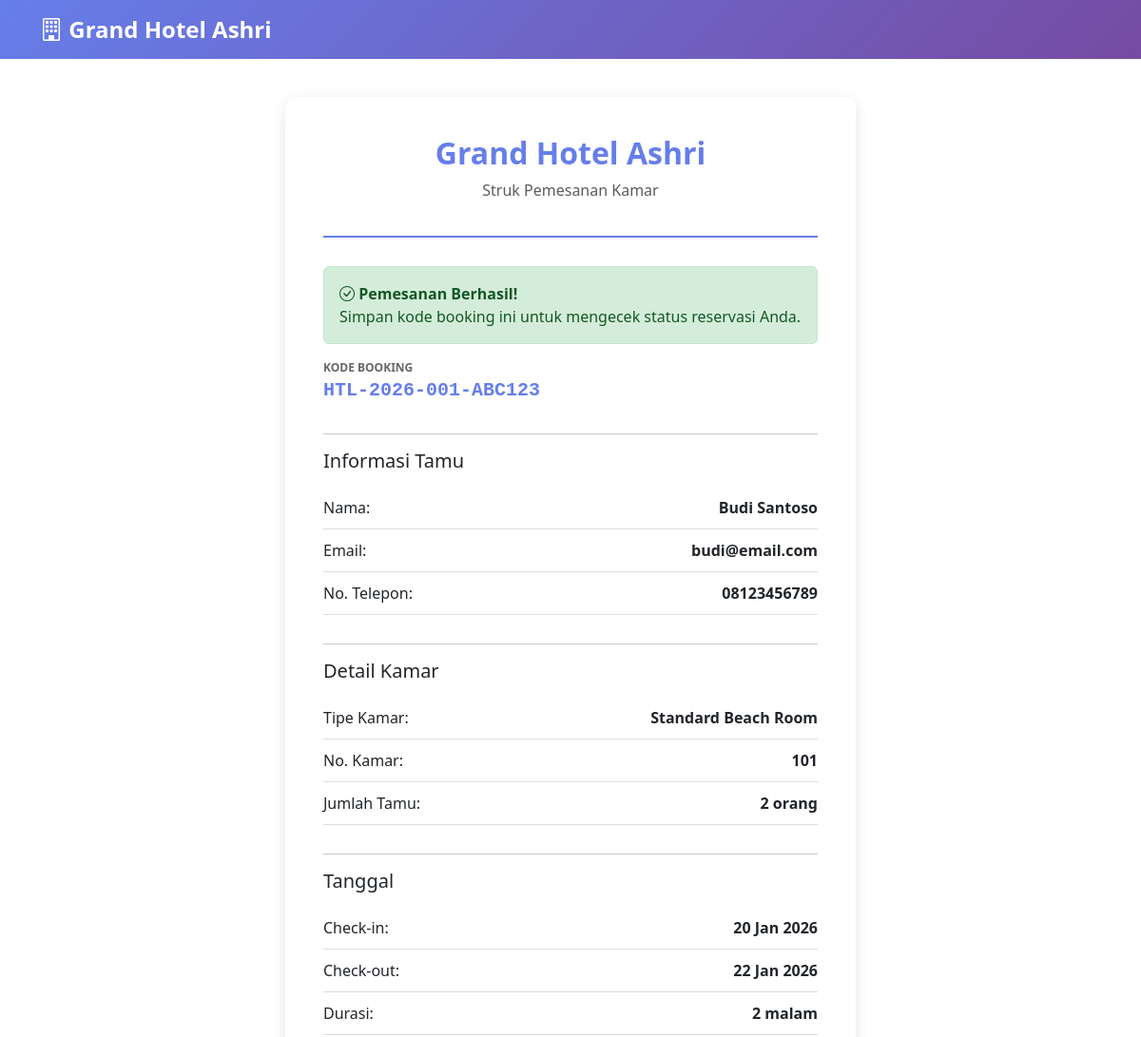
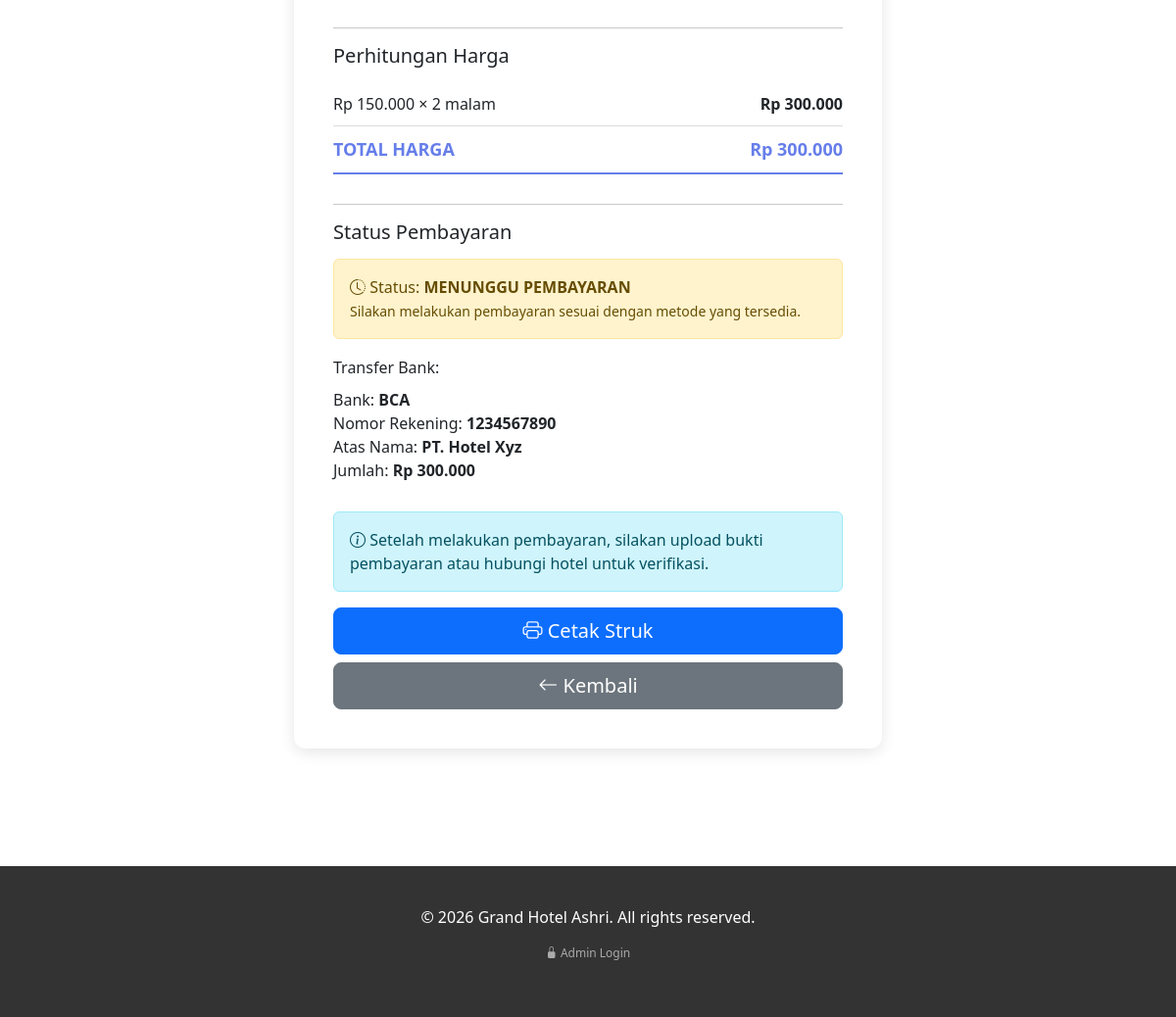
Screenshot of /guest/struk.php?kode=HTL-2026-001-ABC123 with the database file from the repository (2 pictures, top to bottom).
### tables this page shows
CREATE TABLE `reservasi` (
  `id_reservasi` INT PRIMARY KEY AUTO_INCREMENT,
  `kode_booking` VARCHAR(20) UNIQUE NOT NULL,
  `id_tamu` INT NOT NULL,
  `id_kamar` INT NOT NULL,
  `tgl_masuk` DATE NOT NULL,
  `tgl_keluar` DATE NOT NULL,
  `jumlah_tamu` INT NOT NULL,
  `status` ENUM('pending', 'konfirmasi', 'checked_in', 'checked_out', 'batal') DEFAULT 'pending',
  `total_harga` DECIMAL(10,2) NOT NULL,
  `tgl_pesan` DATETIME DEFAULT CURRENT_TIMESTAMP,
  `created_at` TIMESTAMP DEFAULT CURRENT_TIMESTAMP,
  FOREIGN KEY (`id_tamu`) REFERENCES `tamu`(`id_tamu`) ON DELETE CASCADE,
  FOREIGN KEY (`id_kamar`) REFERENCES `kamar`(`id_kamar`) ON DELETE CASCADE
);

CREATE TABLE `tamu` (
  `id_tamu` INT PRIMARY KEY AUTO_INCREMENT,
  `nama` VARCHAR(100) NOT NULL,
  `no_identitas` VARCHAR(20) NOT NULL,
  `email` VARCHAR(100) NOT NULL,
  `no_telp` VARCHAR(15) NOT NULL,
  `created_at` TIMESTAMP DEFAULT CURRENT_TIMESTAMP
);

CREATE TABLE `tipe_kamar` (
  `id_tipe` INT PRIMARY KEY AUTO_INCREMENT,
  `nama_tipe` VARCHAR(50) NOT NULL,
  `kapasitas` INT NOT NULL,
  `harga_malam` DECIMAL(10,2) NOT NULL,
  `deskripsi` TEXT,
  `foto_cover` VARCHAR(255),
  `created_at` TIMESTAMP DEFAULT CURRENT_TIMESTAMP
);

CREATE TABLE `kamar` (
  `id_kamar` INT PRIMARY KEY AUTO_INCREMENT,
  `no_kamar` VARCHAR(10) UNIQUE NOT NULL,
  `id_tipe` INT NOT NULL,
  `status` ENUM('tersedia', 'terpesan', 'ditempati', 'maintenance') DEFAULT 'tersedia',
  `catatan` TEXT,
  `created_at` TIMESTAMP DEFAULT CURRENT_TIMESTAMP,
  FOREIGN KEY (`id_tipe`) REFERENCES `tipe_kamar`(`id_tipe`) ON DELETE CASCADE
);

### includes/functions.php (called while the page is built, shortened)
<?php
function formatCurrency($amount) {
    return 'Rp ' . number_format($amount, 0, ',', '.');
}
function formatDate($date, $format = 'd M Y') {
    $months = [
        'Jan' => 'Jan',
        'Feb' => 'Feb',
        'Mar' => 'Mar',
        'Apr' => 'Apr',
        'May' => 'Mei',
        'Jun' => 'Jun',
        'Jul' => 'Jul',
        'Aug' => 'Ags',
        'Sep' => 'Sep',
        'Oct' => 'Okt',
        'Nov' => 'Nov',
        'Dec' => 'Des'
    ];
    $dateObj = new DateTime($date);
    $formatted = $dateObj->format($format);
    foreach ($months as $en => $id) {
        $formatted = str_replace($en, $id, $formatted);
    }
    return $formatted;
}
function calculateDays($checkIn, $checkOut) {
    $start = new DateTime($checkIn);
    $end = new DateTime($checkOut);
    $interval = $start->diff($end);
    return $interval->days;
}
function getReservationByCode($bookingCode, $pdo) {
    $query = "
        SELECT r.*, t.*, k.no_kamar, tp.nama_tipe, tp.harga_malam, p.status as payment_status, p.metode
        FROM reservasi r
        JOIN tamu t ON r.id_tamu = t.id_tamu
        JOIN kamar k ON r.id_kamar = k.id_kamar
        JOIN tipe_kamar tp ON k.id_tipe = tp.id_tipe
        LEFT JOIN pembayaran p ON r.id_reservasi = p.id_reservasi
        WHERE r.kode_booking = ?
    ";
    $stmt = $pdo->prepare($query);
    $stmt->execute([$bookingCode]);
    return $stmt->fetch();
}
function sanitizeInput($input) {
    return htmlspecialchars(trim($input), ENT_QUOTES, 'UTF-8');
}

### guest/struk.php (the view, shortened to what this page needs)
<?php
require_once '../includes/config.php';
require_once '../includes/functions.php';
$bookingCode = isset($_GET['kode']) ? sanitizeInput($_GET['kode']) : '';
$reservasi = getReservationByCode($bookingCode, $pdo);
$days = calculateDays($reservasi['tgl_masuk'], $reservasi['tgl_keluar']);
?>
<!DOCTYPE html>
<html lang="en">
<head>
    <link href="https://cdn.jsdelivr.net/npm/bootstrap@5.3.0/dist/css/bootstrap.min.css" rel="stylesheet">
    <link href="https://cdn.jsdelivr.net/npm/bootstrap-icons@1.11.0/font/bootstrap-icons.css" rel="stylesheet">
</head>
<body>
    <nav class="navbar navbar-expand-lg navbar-dark no-print">
        <div class="container">
            <a class="navbar-brand" href="/tubes_basdat/"><i class="bi bi-building"></i> <?php echo HOTEL_NAME; ?></a>
        </div>
    </nav>
    <section class="section">
        <div class="container">
            <div class="struk-container">
                <div class="struk-header">
                    <h2><?php echo HOTEL_NAME; ?></h2>
                    <p class="text-muted">Struk Pemesanan Kamar</p>
                </div>
                <div class="alert alert-success" role="alert">
                    <i class="bi bi-check-circle"></i> <strong>Pemesanan Berhasil!</strong><br>
                    Simpan kode booking ini untuk mengecek status reservasi Anda.
                </div>
                <div class="struk-section">
                    <div class="struk-label">Kode Booking</div>
                    <div class="struk-value" style="font-size: 20px; color: #667eea; font-weight: 700; font-family: monospace;">
                        <?php echo htmlspecialchars($reservasi['kode_booking']); ?>
                    </div>
                </div>
                <hr>
                <div class="struk-section">
                    <h5 style="margin-bottom: 15px;">Informasi Tamu</h5>
                    <div class="struk-line">
                        <span>Nama:</span>
                        <strong><?php echo htmlspecialchars($reservasi['nama']); ?></strong>
                    </div>
                    <div class="struk-line">
                        <span>Email:</span>
                        <strong><?php echo htmlspecialchars($reservasi['email']); ?></strong>
                    </div>
                    <div class="struk-line">
                        <span>No. Telepon:</span>
                        <strong><?php echo htmlspecialchars($reservasi['no_telp']); ?></strong>
                    </div>
                </div>
                <hr>
                <div class="struk-section">
                    <h5 style="margin-bottom: 15px;">Detail Kamar</h5>
                    <div class="struk-line">
                        <span>Tipe Kamar:</span>
                        <strong><?php echo htmlspecialchars($reservasi['nama_tipe']); ?></strong>
                    </div>
                    <div class="struk-line">
                        <span>No. Kamar:</span>
                        <strong><?php echo htmlspecialchars($reservasi['no_kamar']); ?></strong>
                    </div>
                    <div class="struk-line">
                        <span>Jumlah Tamu:</span>
                        <strong><?php echo $reservasi['jumlah_tamu']; ?> orang</strong>
                    </div>
                </div>
                <hr>
                <div class="struk-section">
                    <h5 style="margin-bottom: 15px;">Tanggal</h5>
                    <div class="struk-line">
                        <span>Check-in:</span>
                        <strong><?php echo formatDate($reservasi['tgl_masuk']); ?></strong>
                    </div>
                    <div class="struk-line">
                        <span>Check-out:</span>
                        <strong><?php echo formatDate($reservasi['tgl_keluar']); ?></strong>
                    </div>
                    <div class="struk-line">
                        <span>Durasi:</span>
                        <strong><?php echo $days; ?> malam</strong>
                    </div>
                </div>
                <hr>
                <div class="struk-section">
                    <h5 style="margin-bottom: 15px;">Perhitungan Harga</h5>
                    <div class="struk-line">
                        <span><?php echo formatCurrency($reservasi['harga_malam']); ?> × <?php echo $days; ?> malam</span>
                        <strong><?php echo formatCurrency($reservasi['harga_malam'] * $days); ?></strong>
                    </div>
                    <div class="struk-line total">
                        <span>TOTAL HARGA</span>
                        <strong><?php echo formatCurrency($reservasi['total_harga']); ?></strong>
                    </div>
                </div>
                <hr>
                <div class="struk-section">
                    <h5 style="margin-bottom: 15px;">Status Pembayaran</h5>
                    <div class="alert alert-warning">
                        <i class="bi bi-clock-history"></i> Status: <strong>MENUNGGU PEMBAYARAN</strong><br>
                        <small>Silakan melakukan pembayaran sesuai dengan metode yang tersedia.</small>
                    </div>
                    <h6 style="margin-top: 20px; margin-bottom: 10px;">Transfer Bank:</h6>
                    <p style="margin-bottom: 5px;">
                        Bank: <strong><?php echo BANK_NAME; ?></strong><br>
                        Nomor Rekening: <strong><?php echo BANK_ACCOUNT; ?></strong><br>
                        Atas Nama: <strong><?php echo BANK_ACCOUNT_NAME; ?></strong><br>
                        Jumlah: <strong><?php echo formatCurrency($reservasi['total_harga']); ?></strong>
                    </p>
                </div>
                <div class="alert alert-info">
                    <i class="bi bi-info-circle"></i> Setelah melakukan pembayaran, silakan upload bukti pembayaran atau hubungi hotel untuk verifikasi.
                </div>
                <div class="d-grid gap-2 no-print">
                    <button class="btn btn-primary btn-lg" onclick="window.print()">
                        <i class="bi bi-printer"></i> Cetak Struk
                    </button>
                    <a href="/tubes_basdat/guest/check_status.php" class="btn btn-secondary btn-lg">
                        <i class="bi bi-arrow-left"></i> Kembali
                    </a>
                </div>
            </div>
        </div>
    </section>
    <footer class="footer no-print">
        <p>&copy; 2026 <?php echo HOTEL_NAME; ?>. All rights reserved.</p>
        <p style="margin-top: 10px; font-size: 12px;"><a href="/tubes_basdat/admin/login.php" style="color: #aaa; text-decoration: none;"><i class="bi bi-lock-fill"></i> Admin Login</a></p>
    </footer>
</body>
</html>

### guest/struk.php (style rules this page uses)
body { font-family: 'Segoe UI', Tahoma, Geneva, Verdana, sans-serif; }
.navbar { background: linear-gradient(135deg, #667eea 0%, #764ba2 100%); }
.navbar-brand { font-weight: 700; font-size: 24px; }
.section { padding: 40px 0; }
.struk-container { background: white; padding: 40px; border-radius: 12px; box-shadow: 0 4px 15px rgba(0,0,0,0.1); max-width: 600px; margin: 0 auto; }
.struk-header { text-align: center; border-bottom: 2px solid #667eea; padding-bottom: 20px; margin-bottom: 30px; }
.struk-header h2 { color: #667eea; font-weight: 700; }
.struk-section { margin-bottom: 30px; }
.struk-label { font-weight: 600; color: #666; font-size: 12px; text-transform: uppercase; }
.struk-value { font-size: 16px; color: #333; margin-bottom: 15px; }
.struk-line { display: flex; justify-content: space-between; padding: 10px 0; border-bottom: 1px solid #ddd; }
.struk-line.total { border-bottom: 2px solid #667eea; font-weight: 700; font-size: 18px; color: #667eea; }
.alert-success { background: #d4edda; border: 1px solid #c3e6cb; color: #155724; }
.footer { background: #333; color: white; padding: 40px 0; text-align: center; margin-top: 80px; }

### rows the page displays
reservasi: kode_booking "HTL-2026-001-ABC123", id_tamu.nama "Budi Santoso", id_tamu.email "budi@email.com", id_tamu.no_telp "08123456789", tipe_kamar.nama_tipe "Standard Beach Room", id_kamar.no_kamar "101", jumlah_tamu "2", tgl_masuk "20 Jan 2026", tgl_keluar "22 Jan 2026", days "2", tipe_kamar.harga_malam "Rp 150.000", formatCurrency($reservasi['harga_malam'] * $days) "Rp 300.000", total_harga "Rp 300.000"

### other values shown
HOTEL_NAME "Grand Hotel Ashri"
BANK_NAME "BCA"
BANK_ACCOUNT "1234567890"
BANK_ACCOUNT_NAME "PT. Hotel Xyz"
